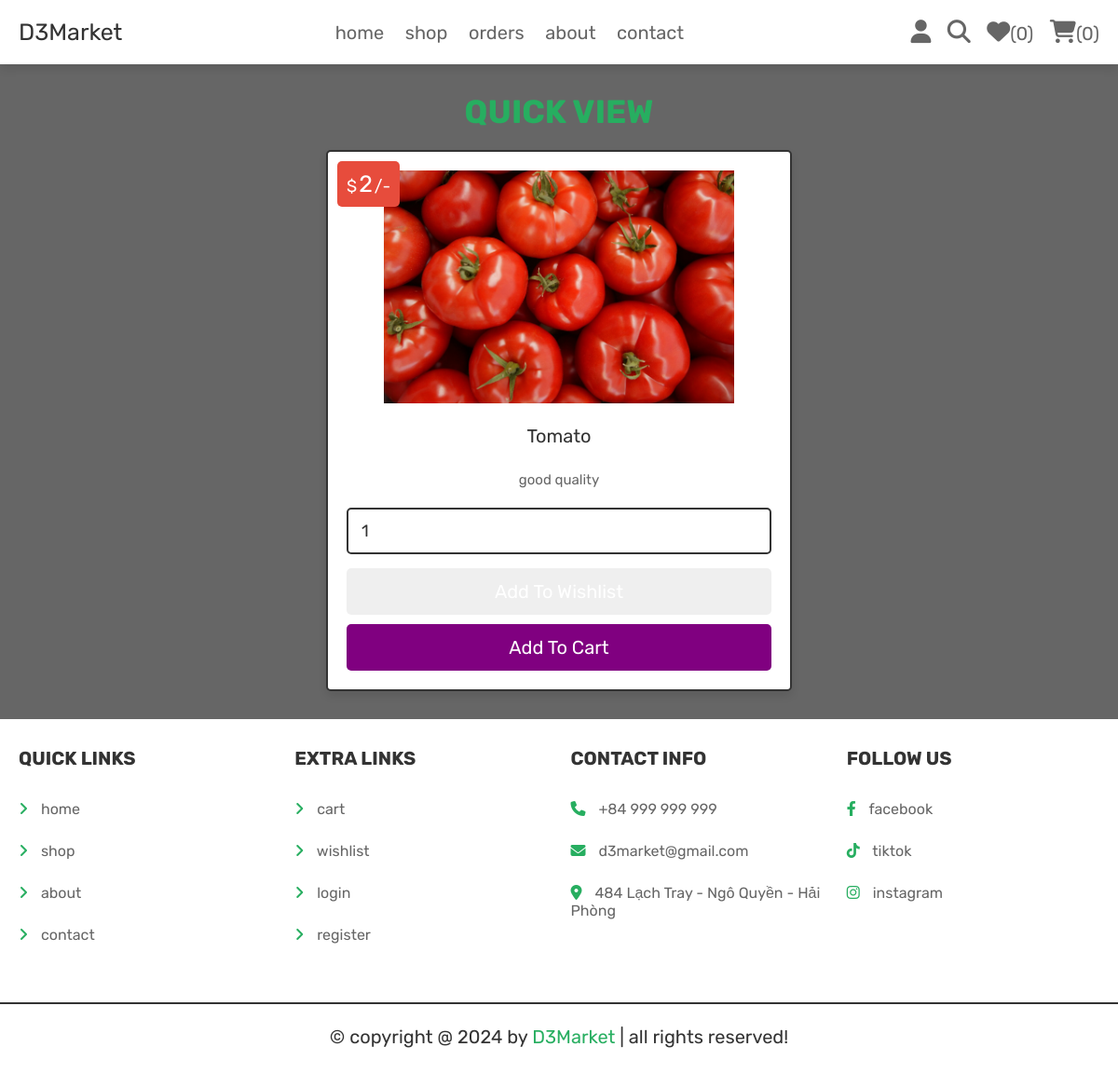
The page /view_page.php?pid=24 (signed in) on the database its author committed.
### tables this page shows
CREATE TABLE `products` (
  `id` int(100) NOT NULL,
  `name` varchar(100) NOT NULL,
  `category` varchar(20) NOT NULL,
  `details` varchar(500) NOT NULL,
  `price` int(100) NOT NULL,
  `image` varchar(100) NOT NULL,
  `sold` int(11) NOT NULL,
  `inventories` int(11) NOT NULL
);

### view_page.php (the view, shortened to what this page needs)
<?php
@include 'config.php';
?>
<!DOCTYPE html>
<html lang="en">
<head>
   <link rel="stylesheet" href="https://cdnjs.cloudflare.com/ajax/libs/font-awesome/6.1.1/css/all.min.css">
   <link rel="stylesheet" href="css/style.css">
</head>
<body>
<?php include 'header.php'; ?>
<section class="quick-view">
   <h1 class="title">quick view</h1>
   <?php
      $pid = $_GET['pid'];
      $select_products = $conn->prepare("SELECT * FROM `products` WHERE id = ?");
      $select_products->execute([$pid]);
      if($select_products->rowCount() > 0){
         while($fetch_products = $select_products->fetch(PDO::FETCH_ASSOC)){
   ?>
   <form action="" class="box" method="POST">
      <div class="price">$<span><?= $fetch_products['price']; ?></span>/-</div>
      <img src="uploaded_img/<?= $fetch_products['image']; ?>" alt="">
      <div class="name"><?= $fetch_products['name']; ?></div>
      <div class="details"><?= $fetch_products['details']; ?></div>
      <input type="number" min="1" value="1" name="p_qty" class="qty">
      <input type="submit" value="add to wishlist" class="option-btn" name="add_to_wishlist">
      <input type="submit" value="add to cart" class="btn" name="add_to_cart">
   </form>
   <?php
         }
      }else{
         echo '<p class="empty">no products added yet!</p>';
      }
   ?>
</section>
<?php include 'footer.php'; ?>
</body>
</html>

### css/style.css (style rules this page uses)
.quick-view .box { max-width: 50rem; padding:2rem; text-align: center; border:var(--border); background-color: var(--white); box-shadow: var(--box-shadow); border-radius: .5rem; position: relative; margin:0 auto; }
.quick-view .box img { height: 25rem; margin-bottom: 1rem; }
.quick-view .box .price { position: absolute; top:1rem; left:1rem; padding:1rem; border-radius: .5rem; background-color: var(--red); font-size: 1.8rem; color:var(--white); }
.quick-view .box .price span { font-size: 2.5rem; color:var(--white); margin:0 .2rem; }
.quick-view .box .qty { margin:.5rem 0; border-radius: .5rem; padding:1.2rem 1.4rem; font-size: 1.8rem; color:var(--black); border:var(--border); width: 100%; }
.quick-view .box .name { font-size: 2rem; color:var(--black); padding:1rem 0; }
.quick-view .box .details { padding:1rem 0; line-height: 2; font-size: 1.5rem; color:var(--light-color); }

### css/components2.css (style rules this page uses)
:root { --green:#27ae60; --orange:#f39c12; --red:#e74c3c; --black:#333; --light-color:#666; --white:#fff; --light-bg:#f6f6f6; --border:.2rem solid var(--black); --box-shadow:0 .5rem 1rem rgba(0,0,0,.1); --purple:#800080; }
* { font-family: 'Rubik', sans-serif; margin:0; padding:0; box-sizing: border-box; outline: none; border:none; text-decoration: none; color:var(--black); }
body { background-color: var(--light-color) ; }
html { font-size: 62.5%; overflow-x: hidden; scroll-behavior: smooth; scroll-padding-top: 6.5rem; }
section { padding:3rem 2rem; max-width: 1200px; margin:0 auto; }
.btn, .delete-btn, .option-btn { display: block; width: 100%; margin-top: 1rem; border-radius: .5rem; color:var(--white); font-size: 2rem; padding:1.3rem 3rem; text-transform: capitalize; cursor: pointer; text-align: center; }
.btn { background-color: var(--purple); }
.title { text-align: center; margin-bottom: 2rem; text-transform: uppercase; color:var(--green); font-size: 3.5rem; }

### rows shown on the page
products: price "2", image (picture), name "Tomato", details "good quality"

### other values the page prints
$count_wishlist_items->rowCount() "0"
$count_cart_items->rowCount() "0"
